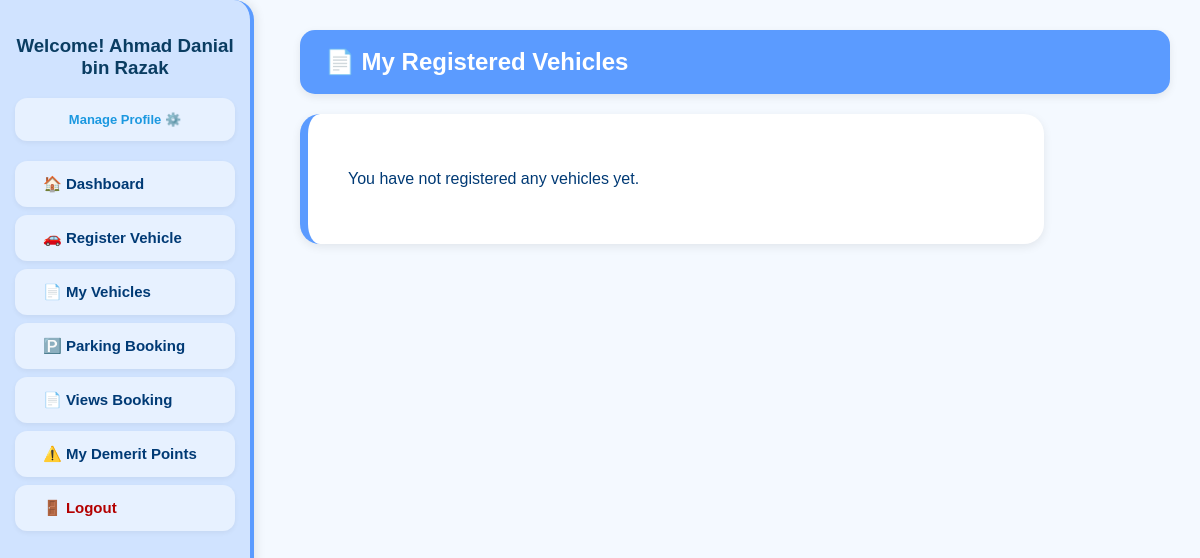
Before: /Module1/student_view_vehicle.php (signed in) with the older database file.
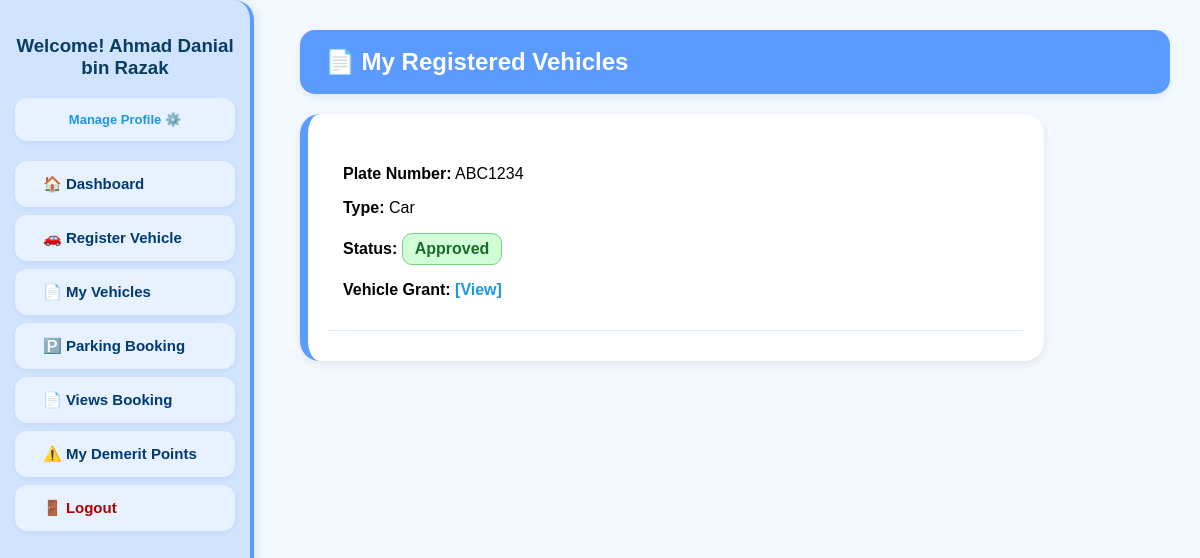
After: the same page with the newer database file.
### tables this page shows
CREATE TABLE `vehicle` (
  `VehicleID` varchar(10) NOT NULL,
  `PlateNumber` varchar(15) NOT NULL,
  `VehicleType` varchar(15) DEFAULT NULL,
  `VehicleGrant` varchar(100) DEFAULT NULL,
  `ApprovalStatus` varchar(15) DEFAULT 'Pending',
  `UserID` varchar(10) DEFAULT NULL,
  `ApprovedBy` varchar(10) DEFAULT NULL
);

### Module1/student_view_vehicle.php (the view, shortened to what this page needs)
<?php
require_once '../config.php';
$studentID = $_SESSION['UserID'];
$vehicles = mysqli_query($conn, "
    SELECT * FROM Vehicle WHERE UserID = '$studentID'
");
?>
<!DOCTYPE html>
<html>
<head>
    <link rel="stylesheet" href="../templates/student_style.css">
</head>
<body>
    <?php include '../templates/student_sidebar.php'; ?>
    <div class="main-content">
        <div class="header">📄 My Registered Vehicles</div>
        <div class="vehicle-box">
            <?php if (mysqli_num_rows($vehicles) == 0): ?>
                <p class="no-vehicle">You have not registered any vehicles yet.</p>
            <?php else: ?>
                <?php while ($v = mysqli_fetch_assoc($vehicles)): ?>
                    <div class="vehicle-item">
                        <p><strong>Plate Number:</strong> <?= $v['PlateNumber'] ?></p>
                        <p><strong>Type:</strong> <?= $v['VehicleType'] ?></p>
                        <p><strong>Status:</strong>
                            <?php if ($v['ApprovalStatus'] == "Pending"): ?>
                                <span class="status pending">Pending Approval</span>
                            <?php elseif ($v['ApprovalStatus'] == "Approved"): ?>
                                <span class="status approved">Approved</span>
                            <?php elseif ($v['ApprovalStatus'] == "Rejected"): ?>
                                <span class="status rejected">Rejected</span>
                            <?php endif; ?>
                        </p>
                        <?php if (!empty($v['VehicleGrant'])): ?>
                                <p><strong>Vehicle Grant:</strong>
                                    <a href="<?= $v['VehicleGrant'] ?>"
                                    target="_blank"
                                    style="color:#1B98E0; font-weight:700; text-decoration:none;">
                                    [View]
                                    </a>
                                </p>
                        <?php endif; ?>
                    </div>
                <?php endwhile; ?>
            <?php endif; ?>
        </div>
    </div>
</body>
</html>

Changed rows visible on the page:
added vehicle: PlateNumber "ABC1234", VehicleType "Car", ApprovalStatus "Approved"
Other visible differences:
text no longer shown: "You have not registered any vehicles yet."
